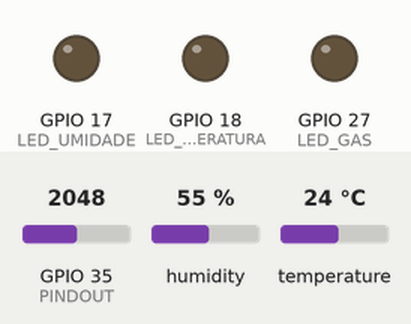
Recording of a sketch running on a simulated ESP32. Shown: output pins drawn as LEDs (lit = HIGH). The inputs (shaded band) are chosen by the test bench; at power-on: humidity 55 %, GPIO 35 (PINDOUT) = 2048, temperature 24 °C. WiFi joins after 1.5 s; servers stay silent unless stated; no MQTT or app messages arrive unless stated; what the sketch prints to the serial monitor is not drawn.

Above: at 2.7 s.
2.8 s: humidity set to 21 %
9.7 s: humidity set to 18 %
At 10.4 s:
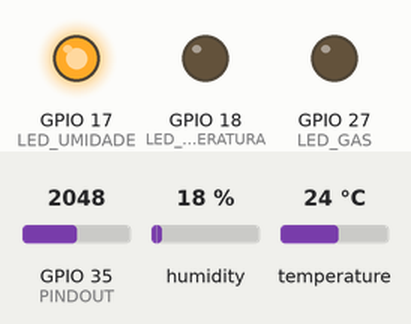
16.6 s: GPIO 35 (PINDOUT) set to 3583
23.5 s: GPIO 35 (PINDOUT) set to 3685
At 25.6 s:
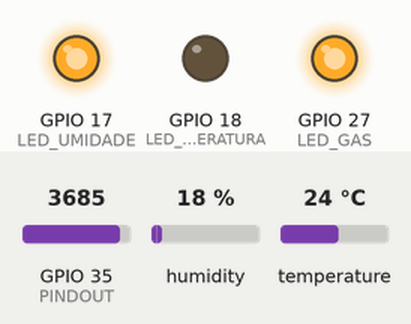
30.4 s: temperature set to 39 °C
37.3 s: temperature set to 42 °C
At 40.8 s:
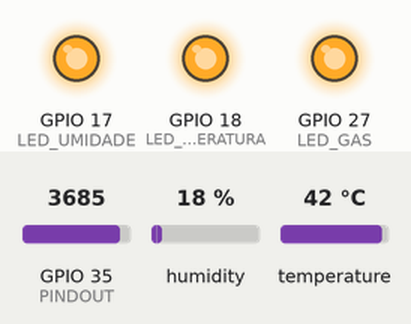
Timing chart, 0 to 42.3 s (numbered marks = the images above; inputs shaded):
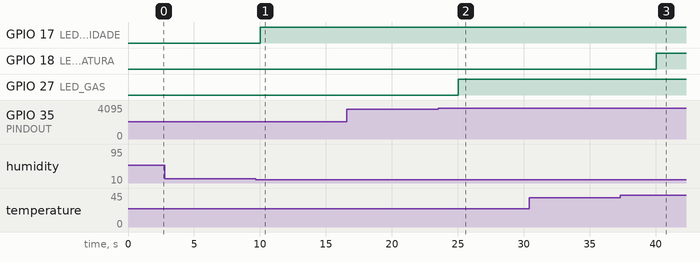

The sketch:

codigoFonte.ino
```cpp
#include <WiFi.h>
#include <PubSubClient.h>
#include <DHT.h>
//------------------------------------------------------------------------------
// Projeto: ESP32 - Leitura de sensores (DHT11 e sensor de gás) e envio via MQTT
// Descrição: Este sketch conecta-se a uma rede Wi-Fi, lê temperatura, umidade
// e um valor de gás analógico, acende LEDs de alerta conforme limites e publica
// os valores em tópicos MQTT.
//------------------------------------------------------------------------------

// --- Pinos e LEDs ---
#define LED_TEMPERATURA 18
#define LED_UMIDADE 17
#define LED_GAS 27

#define PINDOUT 35     // Pino do sensor de gás (entrada analógica)
#define DHT_PIN 16     // Pino de dados do sensor DHT
#define DHT_TYPE DHT11 // Tipo do sensor DHT (DHT11 neste caso)

// --- Rede Wi-Fi ---
// Credenciais da rede Wi-Fi que o ESP32 irá conectar.
const char* WIFI_SSID = "AP360_SENAI";
const char* WIFI_PASS = "senai123";

// --- Limite para o sensor de gás ---
// Valor limite usado para acionar alerta de gás.
const int limite = 3628; // Se 400 PPM = 3628 na leitura analógica

// --- Variáveis globais ---
// Variáveis que armazenam as leituras dos sensores.
float temp = 0.0;
float hum = 0.0;
int gas = 0;

// --- Configurações MQTT ---
// Endereço do broker MQTT, porta e ID do cliente.
const char* MQTT_SERVER = "10.136.38.135";
const int MQTT_PORT = 1883;
const char* CLIENT_ID = "ESP32-Grupo2";

// Tópicos de publicação MQTT
// Os tópicos recebem as mensagens com as leituras.
#define TOPIC_TEMP "aulas/IOT/grupo2/temperatura"
#define TOPIC_HUM  "aulas/IOT/grupo2/umidade"
#define TOPIC_GAS  "aulas/IOT/grupo2/gas"

// --- Objetos ---
// Instâncias dos objetos usados: sensor DHT, cliente WiFi e cliente MQTT
DHT dht(DHT_PIN, DHT_TYPE);
WiFiClient espClient;
PubSubClient mqttClient(espClient);

// Controle do intervalo de publicação
unsigned long lastMsg = 0;           // Armazena o timestamp da última publicação
const long PUBLISH_INTERVAL = 5000;  // Intervalo de publicação (5 segundos)

// ---------------- FUNÇÕES ----------------

// Conecta ao Wi-Fi
// Esta função faz a conexão blocking até que o ESP32 obtenha IP. Em
void setup_wifi() {
  delay(10);
  Serial.print("Conectando a rede: ");
  Serial.println(WIFI_SSID);

  WiFi.begin(WIFI_SSID, WIFI_PASS);

  // Aguarda conexão (loop blocking).
  // 500 ms enquanto a conexão não estiver estabelecida.
  while (WiFi.status() != WL_CONNECTED) {
    delay(500);
    Serial.print(".");
  }

  Serial.println("\\nWiFi Conectado!");
  Serial.print("Endereço IP: ");
  Serial.println(WiFi.localIP());
}

// Tenta reconectar ao broker MQTT
// A função entra em loop até estabelecer conexão.
void reconnect_mqtt() {
  while (!mqttClient.connected()) {
    Serial.print("Tentando conexão MQTT...");
    if (mqttClient.connect(CLIENT_ID)) {
      Serial.println(" Conectado!");
    } else {
      Serial.print(" Falha, rc=");
      Serial.print(mqttClient.state());
      Serial.println(" - Tentando novamente em 5 segundos...");
      delay(5000);
    }
  }
}

// Publica dados em um tópico MQTT
// 'value' é convertido para string com duas casas decimais e enviado como
// payload. O buffer tem 10 bytes — suficiente para valores simples.
void publish_data(const char* topic, float value) {
  char payload[10];
  snprintf(payload, sizeof(payload), "%.2f", value);
  mqttClient.publish(topic, payload);

  // Log local via Serial
  Serial.print("Publicado em ");
  Serial.print(topic);
  Serial.print(": ");
  Serial.println(payload);
}

// ---------------- SETUP ----------------
// Configura pinos, inicializa Serial, DHT, Wi-Fi e configura o servidor MQTT
void setup() {
  pinMode(LED_TEMPERATURA, OUTPUT);
  pinMode(LED_UMIDADE, OUTPUT);
  pinMode(DHT_PIN, INPUT);
  pinMode(LED_GAS, OUTPUT);
  pinMode(PINDOUT, INPUT);

  Serial.begin(115200);

  // Inicializa o sensor DHT
  dht.begin();

  setup_wifi();
  // Define o broker MQTT que será usado pelo cliente
  mqttClient.setServer(MQTT_SERVER, MQTT_PORT);
}

// ---------------- LOOP ----------------
// Loop principal: mantém a conexão MQTT, processa o cliente MQTT e a cada
// intervalo definido realiza leituras, publica e controla LEDs de alerta.
void loop() {
  // Mantém conexão MQTT (se desconectado, tenta reconectar).
  if (!mqttClient.connected()) {
    reconnect_mqtt();
  }
  mqttClient.loop();

  // Lógica de tempo (não-bloqueante)
  unsigned long now = millis();
  if (now - lastMsg > PUBLISH_INTERVAL) {
    lastMsg = now;

    // Leitura dos sensores
    temp = dht.readTemperature();
    hum = dht.readHumidity();
    gas = analogRead(PINDOUT);

    // Verifica se houve erro na leitura.
    if (isnan(temp) || isnan(hum) || isnan(gas)) {
      Serial.println("Erro ao ler do sensor!");
      return; // Abortamos esta iteração do loop
    }

    // Imprime leituras no monitor serial
    Serial.println("--- Dados do Sensor ---");
    Serial.print("Temperatura: "); Serial.print(temp); Serial.println("°C");
    Serial.print("Umidade: "); Serial.print(hum); Serial.println("%");
    Serial.print("Gás: "); Serial.println(gas);
    Serial.println("------------------------");

    // Publica dados no MQTT
    publish_data(TOPIC_TEMP, temp);
    publish_data(TOPIC_HUM, hum);
    publish_data(TOPIC_GAS, gas);

    // Lógica de alerta via LEDs

    // Se temperatura maior que 40ºC, exibe alerta
    if (temp > 40) {
      Serial.println("ALERTA: Temperatura alta!");
      digitalWrite(LED_TEMPERATURA, HIGH);
    } else {
      digitalWrite(LED_TEMPERATURA, LOW);
    }

    // Se umidade menor que 20%, exibe alerta
    if (hum < 20) {
      Serial.println("ALERTA: Umidade baixa!");
      digitalWrite(LED_UMIDADE, HIGH);
    } else {
      digitalWrite(LED_UMIDADE, LOW);
    }

    // Se valor do gás acima do limite, exibe alerta
    if (gas > limite) {
      Serial.println("CUIDADO: Gás tóxico detectado!");
      digitalWrite(LED_GAS, HIGH);
    } else {
      digitalWrite(LED_GAS, LOW);
    }
  }
}
```

Measured:
- the behaviour switches between 20 and 19 % on humidity (found by bisection; images 0 and 1)
- the behaviour switches between 3628 and 3629 on GPIO 35 (PINDOUT) (found by bisection; images 1 and 2)
- the behaviour switches between 40 and 41 °C on temperature (found by bisection; images 2 and 3)
- after the input at 2.8 s, every drawn part: stays the same
- after the input at 9.7 s, GPIO 17 (LED_UMIDADE): LOW → HIGH after 0.34 s
- after the input at 16.6 s, every drawn part: stays the same
- after the input at 23.5 s, GPIO 27 (LED_GAS): LOW → HIGH after 1.5 s
- after the input at 30.4 s, every drawn part: stays the same
- after the input at 37.3 s, GPIO 18 (LED_TEMPERATURA): LOW → HIGH after 2.7 s
